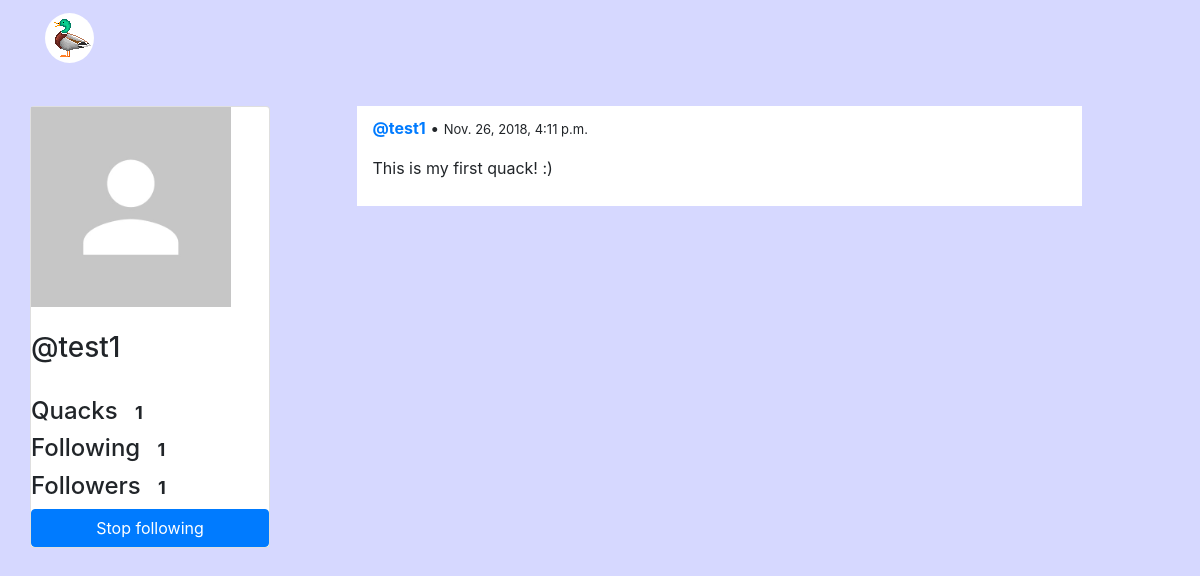
Page /profile/test1/ (signed in) on the committed database.
### application/models.py (models this page shows)
class Quack(models.Model):
    content = models.CharField(max_length=250)
    quacker = models.ForeignKey(User, on_delete=models.CASCADE, related_name='quacker')
    created_at = models.DateTimeField(auto_now=True)

### application/views/profiles.py (the view, shortened to what this page needs)
# urls.py: path('profile/<slug:username>/', views.profile, name='profile'),
def profile(request, username):
	context ={}
	try:
		user = User.objects.get(username=username)
		profile = Profile.objects.get(user=user)
		context.update({
			'myprofile': profile,
		})
		if request.user.is_authenticated:
			follower = request.user
			if len(Follow.objects.filter(follower=follower, followed=user)):
				context.update({
					'is_following': True
				})
		context.update(get_user_context(user))
	except User.DoesNotExist:
		return render(request, 'profiles/profile.html', {})
	return render(request, 'profiles/profile.html', context)

### application/views/profiles.py (called while the page is built)
def get_user_context(user):
	quacks = sorted(Quack.objects.filter(quacker=user), key=lambda quack: quack.created_at, reverse=True)
	return {
		'profile': user,
		'quacks': len(quacks),
		'following': len(Follow.objects.filter(follower=user)),
		'followers': len(Follow.objects.filter(followed=user)),
		'quack_list': quacks,
	}

### application/templates/profiles/profile.html (shortened to what this page needs)
{% extends 'base_template.html' %}
{% block navbar %}
	{% include 'navbar.html' %}
{% endblock %}
{% block body %}
<div class="container">
	{% if profile is None %}
		<div class="offset-3 col-6 radius-card" style="margin-top: 100px;">
			<br>
			<h1 style="font-size: 60px;">Profile not found</h1>
			<br><br>
			<div class="offset-2 col-8">
				<input id="search-username" type="text" class="form-control" placeholder="Enter username">
				<button onclick="search('#search-username')" class="btn btn-primary btn-block">Search</button>
			</div>
		</div>
	{% else %}
		<div class="row profile-area">
			<div style="width: 240px;">
				<div class="card">
					<div class="card-block">
						<img src="{% if myprofile.image_link %}{{ myprofile.image_link }}{% else %}/static/no_avatar.jpg{% endif %}" width="200" height="200">
						<br><br>
						<h3>@{{ profile.username }}</h3><br>
						<h4>Quacks <span class="badge badge-pill badge-default">{{ quacks }}</span></h4>
						<h4>Following <span class="badge badge-pill badge-default">{{ following }}</span></h4>
						<h4>Followers <span class="badge badge-pill badge-default">{{ followers }}</span></h4>
						{% if user.is_authenticated and profile.pk is not user.pk %}
						<form method="post">{% csrf_token %}
						{% if is_following %}
							<button class="btn btn-block btn-primary" type="submit">Stop following</button>
						{% else %}
							<button class="btn btn-block btn-outline-primary" type="submit">Follow</button>
						{% endif %}
						</form>
						{% endif %}
					</div>
				</div>
			</div>
			<div class="col">
				{% if quack_list %}
					{% for quack in quack_list %}
						<div class="offset-1 col-10 quack">
							<p><b><a href="/profile/{{ quack.quacker.username }}">@{{ quack.quacker.username }}</a></b> &#8226; <span style="font-size: 13px;">{{ quack.created_at }}</span></p>
							<p class="iterate">{{ quack.content }}</p>
						</div><br>
					{% endfor %}
				{% else %}
					<div class="offset-1 col-10 radius-card">
						<h1 style="font-size: 20px;">No quacks from @{{ profile.username }}</h1>
					</div>
				{% endif %}
			</div>
		</div>
	{% endif %}
</div>
{% endblock %}

### application/static/stylesheet.css (style rules this page uses)
body { background-color: #d6d8ff; }
.quack { background-color: white; padding-top: 10px; padding-bottom: 10px; }
.profile-area { margin-top: 30px; }

### rows in the picture
Quack: quacker.username "test1", created_at "Nov. 26, 2018, 4:11 p.m.", content "This is my first quack! :)"

### other values in the picture
{{ profile.username }} "test1"
{{ quacks }} "1"
{{ following }} "1"
{{ followers }} "1"
